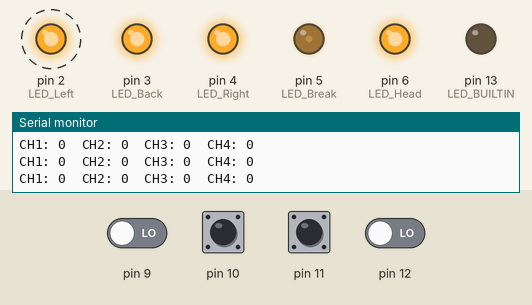
The sketch below on a simulated Arduino Uno, built with avr-gcc and run on an emulated ATmega328P. Shown: output pins drawn as LEDs (lit = HIGH), the last lines printed to the serial monitor. Dashed ring = blinking. The test bench sets the inputs (shaded band); at power-on: pin 9–12 LOW.

Above: at 0.12 s.
At 0.87 s:
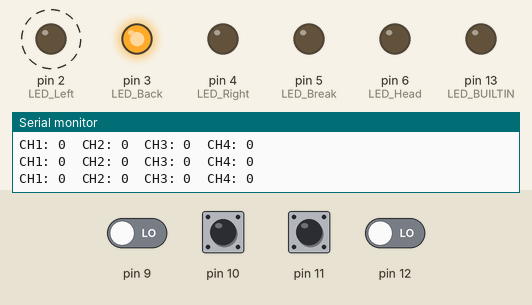
1.3 s: pin 10 pulsed HIGH 2 times (0.12 s each, 0.3 s apart)
4.9 s: pin 11 pulsed HIGH 2 times (0.12 s each, 0.3 s apart)
Timing chart, 0 to 14.5 s (numbered marks = the images above; inputs shaded):
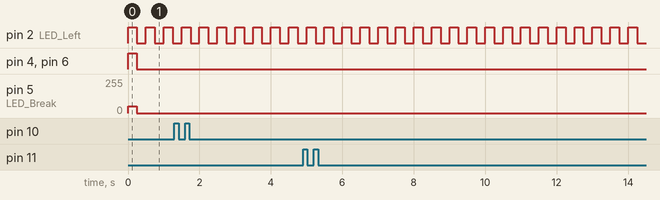

Measured:
- by itself, pin 2 (LED_Left): alternates HIGH for 0.25 s and LOW for 0.25 s

The sketch:

RC_Light.ino
```cpp
int LED_Head = 6;
int LED_Left = 2;
int LED_Right = 4;
int LED_Break = 5;
int LED_Back = 3;

int Break_Brightness = 0;

bool SignalOnOff = false;

boolean Forward;
boolean Backward = true;
boolean Break = false;
boolean Left = true;
boolean Right = true;
boolean After_Forward;

boolean LightOn = true;


int ch1_value = 0;
int ch2_value = 0;
int ch3_value = 0;
int ch4_value = 0;

void setupPortBPinChangeInterrupt() {

  PCICR |= (1 << PCIE0);    //enable PCMSK0 scan
  //PCMSK0 |= (1 << PCINT0);  //Set PCINT0 (digital input 8) to trigger an interrupt on state change.
  //PCMSK0 |= (1 << PCINT1);  //Set PCINT0 (digital input 9) to trigger an interrupt on state change.
  PCMSK0 |= (1 << PCINT2);  //Set PCINT0 (digital input 10) to trigger an interrupt on state change.
  PCMSK0 |= (1 << PCINT3);  //Set PCINT0 (digital input 11) to trigger an interrupt on state change.
  PCMSK0 |= (1 << PCINT4);  //Set PCINT0 (digital input 12) to trigger an interrupt on state change.
  //PCMSK0 |= (1 << PCINT5);  //Set PCINT0 (digital input 13) to trigger an interrupt on state change.
}

void setupTimer1() {
  noInterrupts();
  // Clear registers
  TCCR1A = 0;
  TCCR1B = 0;
  TCNT1 = 0;

  // 2 Hz (8000000/((15624+1)*256))
  // 4 Hz (8000000/((7812+1)*256))
  OCR1A = 15624
  ;
  // CTC
  TCCR1B |= (1 << WGM12);
  // Prescaler 256
  TCCR1B |= (1 << CS12);
  // Output Compare Match A Interrupt Enable
  TIMSK1 |= (1 << OCIE1A);
  interrupts();
}

void PinSetup() {
  pinMode(LED_BUILTIN, OUTPUT);
  pinMode(LED_Head, OUTPUT);
  pinMode(LED_Left, OUTPUT);
  pinMode(LED_Right, OUTPUT);
  pinMode(LED_Break, OUTPUT);
  pinMode(LED_Back, OUTPUT);
}

// the setup function runs once when you press reset or power the board
void setup() {
  PinSetup();
  setupPortBPinChangeInterrupt();
  setupTimer1();
  Serial.begin(9600);
}

void updateLED() {
  digitalWrite(LED_Head, LightOn);

  digitalWrite(LED_Left, Left && SignalOnOff);
  digitalWrite(LED_Right, Right && SignalOnOff);
  digitalWrite(LED_Back, Backward);

  Break_Brightness = LightOn ? 50 : 0;
  if (Break) {
    Break_Brightness = 255;
  }
  analogWrite(LED_Break, Break_Brightness);
}

int Thottle_Center = 1500;
int Thottle_Buffer = 30;
int Steering_Center = 1500;
int Steering_Buffer = 30;
int Last_Thottle;

void TottleCheck() {
  // Check Thottle
  int Thottle =  ch2_value - Thottle_Center;
  if (abs(Thottle) < Thottle_Buffer) {
      Forward = false;
      Backward = false;
      Break = true;
  }else if (Thottle < 0 ) {
      Forward = false;
      Backward = true;
      Break = false;
  }else{
   Forward = true;
   Backward = false;
   Break = false;
  }

/*
  if (abs(Thottle) < Thottle_Buffer) {
    {
      Forward = false;
      Backward = false;
      Break = false;
      After_Forward = false;
    }
  } else if (Thottle > 0 ) {
    Forward = true;
    Backward = false;
    After_Forward = true;

    if ((Last_Thottle - Thottle - Thottle_Buffer) > 0) {
      Break = true;
    } else {
      Break = false;
    }

  } else if (Thottle < 0 ) {
    Forward = false;

    if (After_Forward) {
      Backward = false;
      Break = true;
      After_Forward = true;
    } else {
      Backward = true;
      Break = false;
      After_Forward = false;
    }

  }
  Last_Thottle = Thottle;*/
}

void TrunCheck() {
  //Check Trun
  int Steering =  ch1_value - Steering_Center;
  if (abs(Steering) < Steering_Buffer) {
    {
      Left = false;
      Right = false;
    }
  } else if (Steering > 0 ) {
    {
      Left = false;
      Right = true;
    }
  } else {
    {
      Left = true;
      Right = false;
    }
  }
}


// the loop function runs over and over again forever
void loop() {

  LightOn = (ch3_value > 1700);

  TrunCheck();
  TottleCheck();


   printvalue();
}


void printvalue(){

  Serial.print("CH1: "); Serial.print(ch1_value); Serial.print("  ");
  Serial.print("CH2: "); Serial.print(ch2_value); Serial.print("  ");
  Serial.print("CH3: "); Serial.print(ch3_value); Serial.print("  ");
  Serial.print("CH4: "); Serial.print(ch4_value); Serial.print("  ");
  Serial.println("");
}

ISR(TIMER1_COMPA_vect) {
  SignalOnOff = !SignalOnOff;
  updateLED();
}


//We create variables for the time width values of each PWM input signal
unsigned long counter_1, counter_2, counter_3, counter_4, current_count;

//We create 4 variables to stopre the previous value of the input signal (if LOW or HIGH)
byte last_CH1_state, last_CH2_state, last_CH3_state, last_CH4_state;

ISR(PCINT0_vect) {
  current_count = micros();
  ///////////////////////////////////////Channel 1
  if (PINB & B00000100) {                            //We make an AND with the pin state register, We verify if pin 10 is HIGH???
    if (last_CH1_state == 0) {                       //If the last state was 0, then we have a state change...
      last_CH1_state = 1;                            //Store the current state into the last state for the next loop
      counter_1 = current_count;                     //Set counter_1 to current value.
    }
  }
  else if (last_CH1_state == 1) {                    //If pin 8 is LOW and the last state was HIGH then we have a state change
    last_CH1_state = 0;                              //Store the current state into the last state for the next loop
    ch1_value = current_count - counter_1;   //We make the time difference. Channel 1 is current_time - timer_1.
  }

  ///////////////////////////////////////Channel 2
  if (PINB & B00001000 ) {                           //pin D11 -- B00001000
    if (last_CH2_state == 0) {
      last_CH2_state = 1;
      counter_2 = current_count;
    }
  }
  else if (last_CH2_state == 1) {
    last_CH2_state = 0;
    ch2_value = current_count - counter_2;
  }

  ///////////////////////////////////////Channel 3
  if (PINB & B00010000 ) {                           //pin D12 -- B00010000
    if (last_CH3_state == 0) {
      last_CH3_state = 1;
      counter_3 = current_count;
    }
  }
  else if (last_CH3_state == 1) {
    last_CH3_state = 0;
    ch3_value = current_count - counter_3;
  }
    ///////////////////////////////////////Channel 4
  if (PINB & B00000010 ) {                           //pin D9 -- B00000010
    if (last_CH4_state == 0) {
      last_CH4_state = 1;
      counter_4 = current_count;
    }
  }
  else if (last_CH4_state == 1) {
    last_CH4_state = 0;
    ch4_value = current_count - counter_4;
  }
}
```
